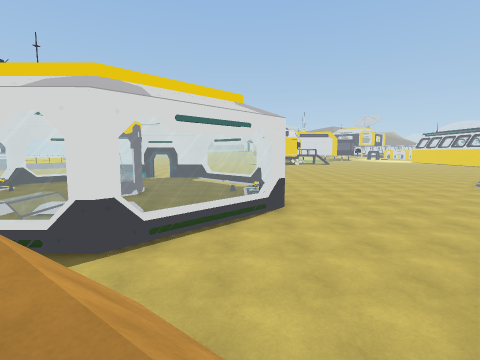
[1] (above)

24 first-person views from a walk through a Unity game level. The camera is 1.3 m above the floor, tilts 6° down and sees 85° across. The floor is counted in squares, 2 m on a side. Each view is taken from the middle of a square. On the plan, view 1 faces up. The plan holds only what a view shows up to about 9 squares ahead; the rest is blank. The place goes on beyond the plan. The player character is not drawn. Some animated figures are left out. Door leaves are left out, so doorways stand open.

[2]
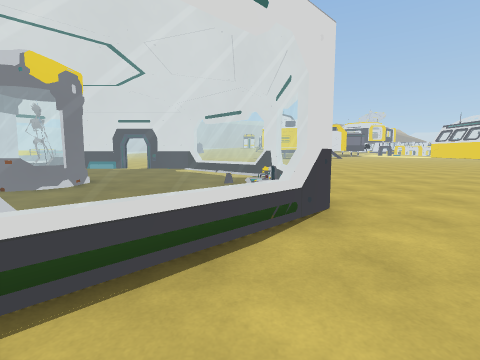

[3]
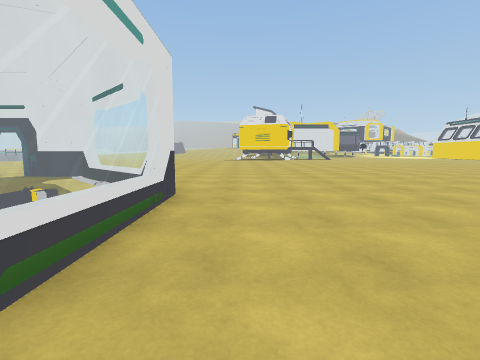

[4]
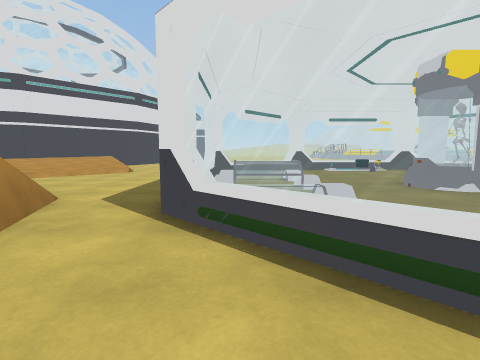

[5]
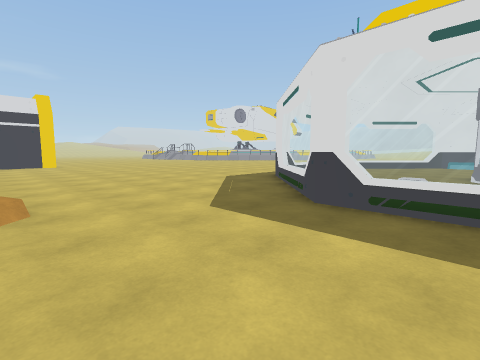

[6]
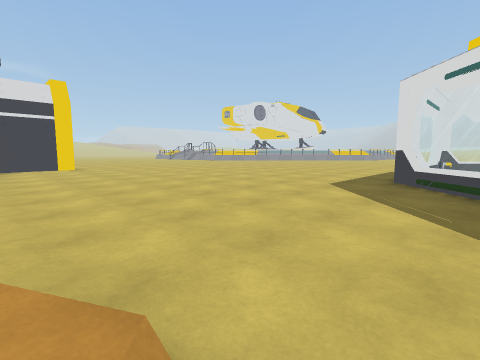

[7]
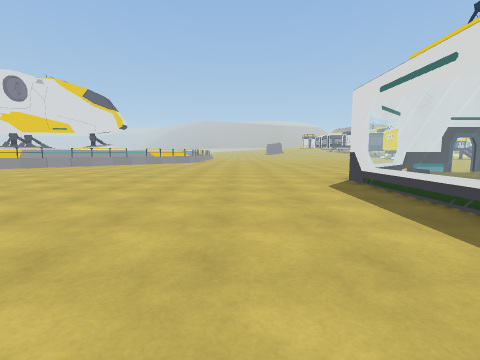

[8]
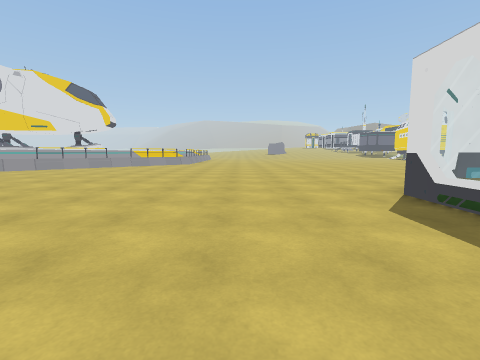

[9]
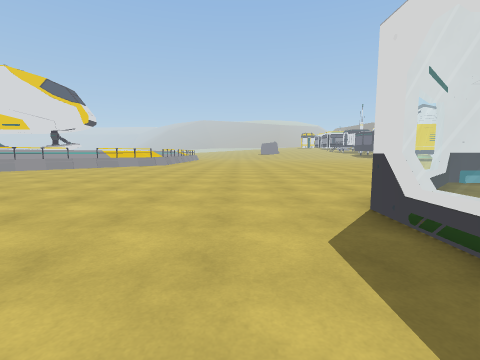

[10]
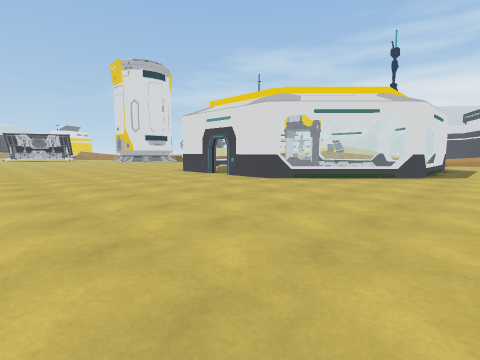

[11]
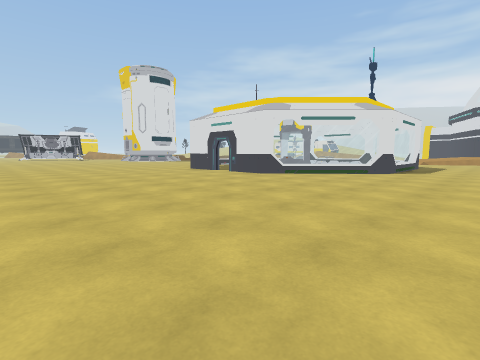

[12]
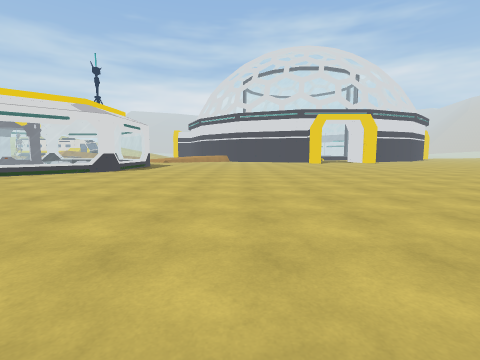

[13]
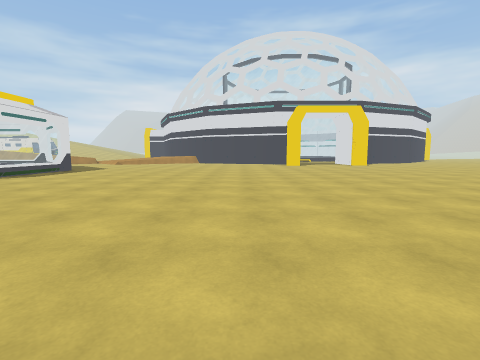

[14]
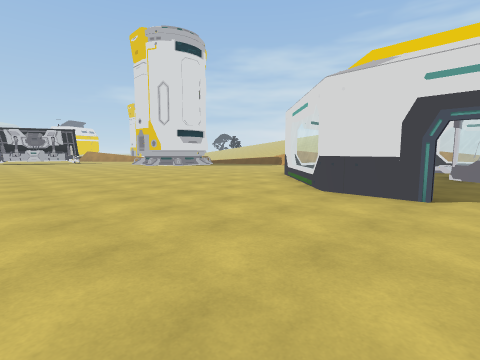

[15]
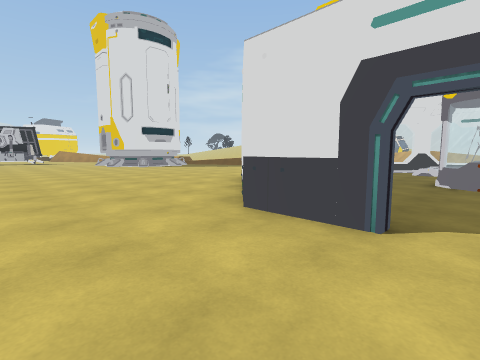

[16]
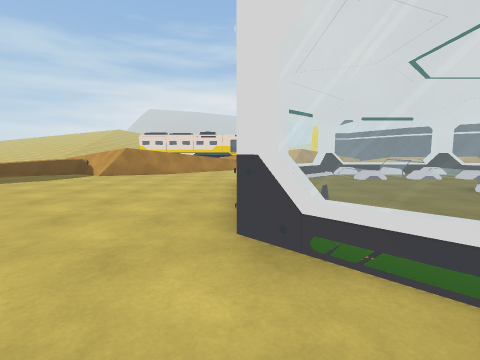

[17]
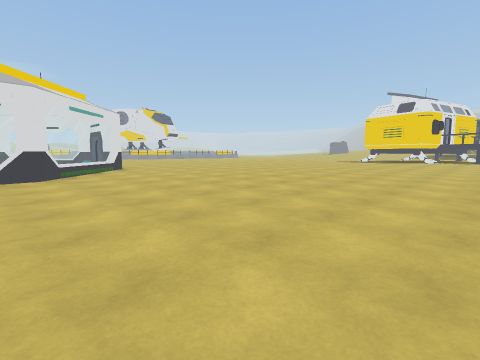

[18]
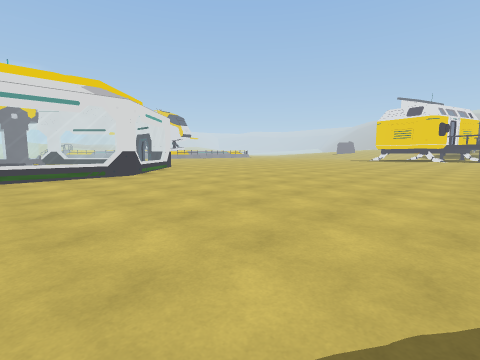

[19]
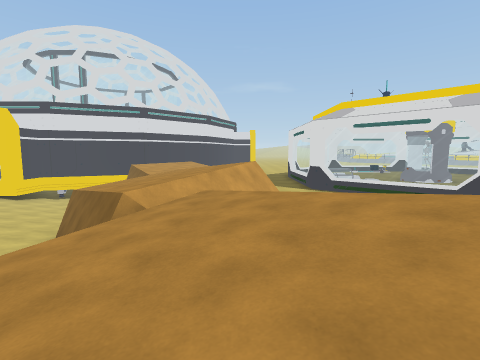

[20]
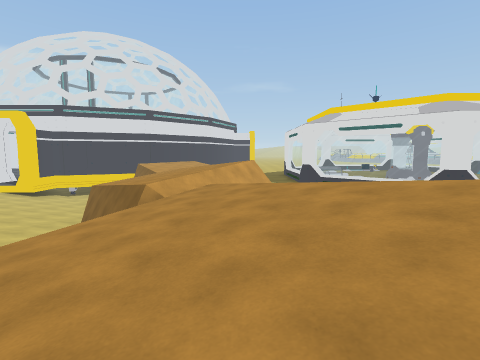

[21]
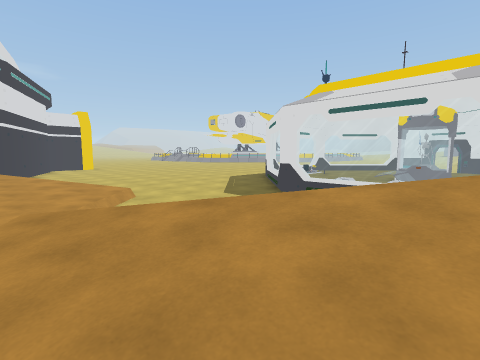

[22]
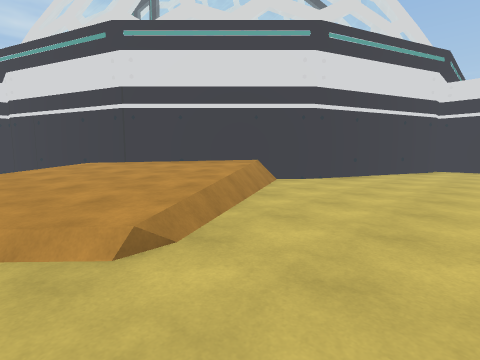

[23]
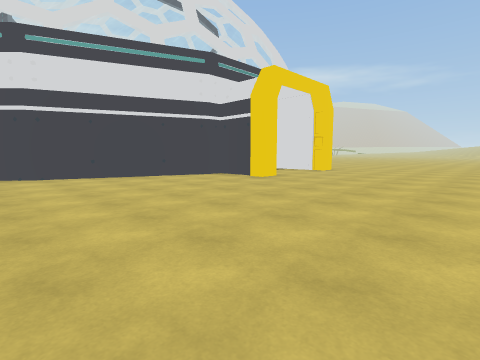

[24]
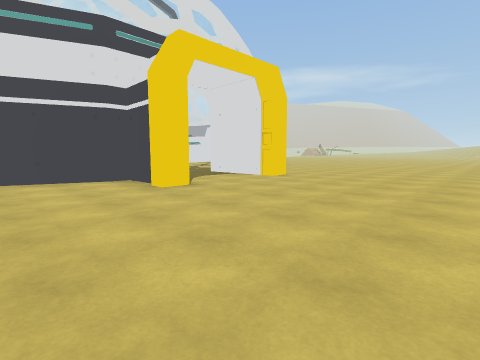

### Floor plan
Key: @ floor where view 1 was taken; # wall or solid block; . main floor; : floor 0.25 m higher than the main floor; + floor 0.5 m higher than the main floor; * floor 0.75 m higher than the main floor; % floor 1.25 m higher than the main floor; - floor 1.5 m lower than the main floor; & floor 1.75 m higher than the main floor; _ floor 1.75 m lower than the main floor; < floor 2 m lower than the main floor; ( floor 2.25 m lower than the main floor; ! floor 2.5 m lower than the main floor; / step, stairs or slope; D open door; = window, fence, low wall or low ledge; O other object.
Columns run from 25 left of view 1 to 8 right of it. Each row starts with its distance up from view 1.
 19             : ::::::::::       ::
 18            .:::::::::::::::   ::::
 17           .:::::::::::::::::::::..
 16        =..:::::::::::::::::::.....
 15        ..:::::::::::::::::........
 14        ..:::::::::::::::..........
 13       ..::::::::::::#DD...........
 12       .:::::::::::.OO OOO.........
 11      ..:::::::::..O.....OO........
 10     ..:::::::....O.......O#.......
  9     .:::::.......O...O... O.......
  8    .::::.........O...OO..OO.......
  7  ...:............O...OO.. O.......
  6 .................O.......O#......
  5 ..................O.+.O.OO.......
  4 ...................O OOOO.....#..=
  3   .................OOOO#....//&==#
  2   ..#..#................=..//%%%
  1     #..#..............//////*****
  0     #. ###......///..//%%@/*****
 -1          ###...=/+/./******  :/
 -2            ###=**#++/*****#
 -3              ##*##    /:/#
 -4                        #(<_
 -5                       !(<_-
 -6                       (<_-
 -7                       <_-

Positions as (right, up) in squares from view 1, and headings:
1: (0, 0), facing up
2: (0, 3), facing up
3: (2, 6), facing up
4: (1, 4), facing left
5: (-4, 0), facing up-left
6: (-7, 0), facing up-left
7: (-11, 4), facing up
8: (-11, 6), facing up
9: (-10, 7), facing up
10: (-10, 18), facing down-right
11: (-11, 19), facing down-right
12: (-13, 19), facing down
13: (-15, 16), facing down
14: (-4, 17), facing down-right
15: (-4, 15), facing down-right
16: (1, 12), facing down
17: (8, 9), facing up-left
18: (8, 7), facing up-left
19: (6, 1), facing left
20: (7, 1), facing left
21: (-2, -2), facing up-left
22: (-7, 2), facing down-left
23: (-12, 7), facing down-left
24: (-15, 7), facing down-left
